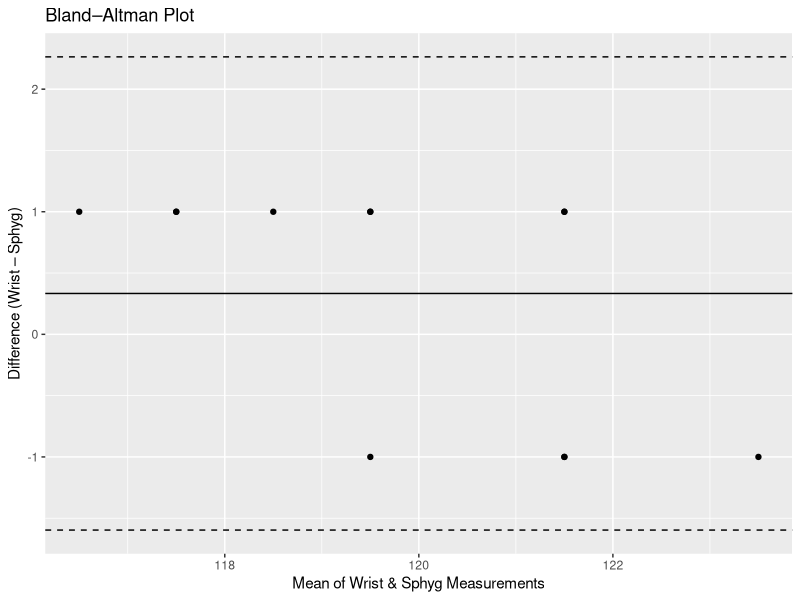

Here is the R script that generated this plot:
## ---- chunk 1
# Observed counts of M&M colors:
observed <- c(red = 20, blue = 25, green = 15, brown = 18, orange = 12, yellow = 10)

# Manufacturer's claimed proportions:
p_expected <- c(red = 0.20, blue = 0.20, green = 0.20, brown = 0.20, orange = 0.10, yellow = 0.10)

# Perform one-sample chi-square goodness-of-fit test:
test_result <- chisq.test(x = observed, p = p_expected)

# Display results:
test_result
## ---- chunk 2
# Simulated paired blood pressure measurements (mmHg) on 12 subjects:
wrist   <- c(120, 122, 118, 121, 119, 117, 123, 120, 118, 119, 122, 121)
sphyg   <- c(119, 121, 117, 122, 118, 116, 124, 119, 117, 120, 121, 122)

# Compute differences and means:
diffs    <- wrist - sphyg
means    <- (wrist + sphyg) / 2

# Calculate bias and limits of agreement:
bias     <- mean(diffs)
sd_diff  <- sd(diffs)
loa_up   <- bias + 1.96 * sd_diff
loa_low  <- bias - 1.96 * sd_diff

# Test for zero bias:
t_test   <- t.test(diffs, mu = 0)

# Bland–Altman plot:
library(ggplot2)
ba_df <- data.frame(mean = means, diff = diffs)
ggplot(ba_df, aes(x = mean, y = diff)) +
  geom_point() +
  geom_hline(yintercept = bias,    linetype = "solid") +
  geom_hline(yintercept = loa_up,   linetype = "dashed") +
  geom_hline(yintercept = loa_low,  linetype = "dashed") +
  labs(title = "Bland–Altman Plot",
       x = "Mean of Wrist & Sphyg Measurements",
       y = "Difference (Wrist – Sphyg)")

# Print numerical results:
bias; loa_low; loa_up; t_test
